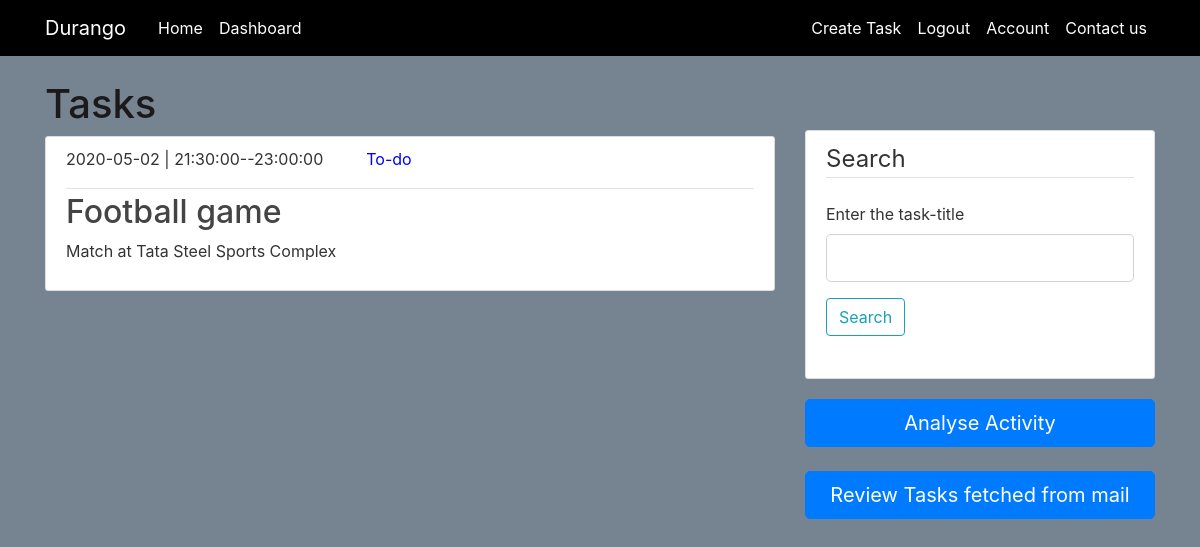
Before: /dashboard (signed in) with the older database file.
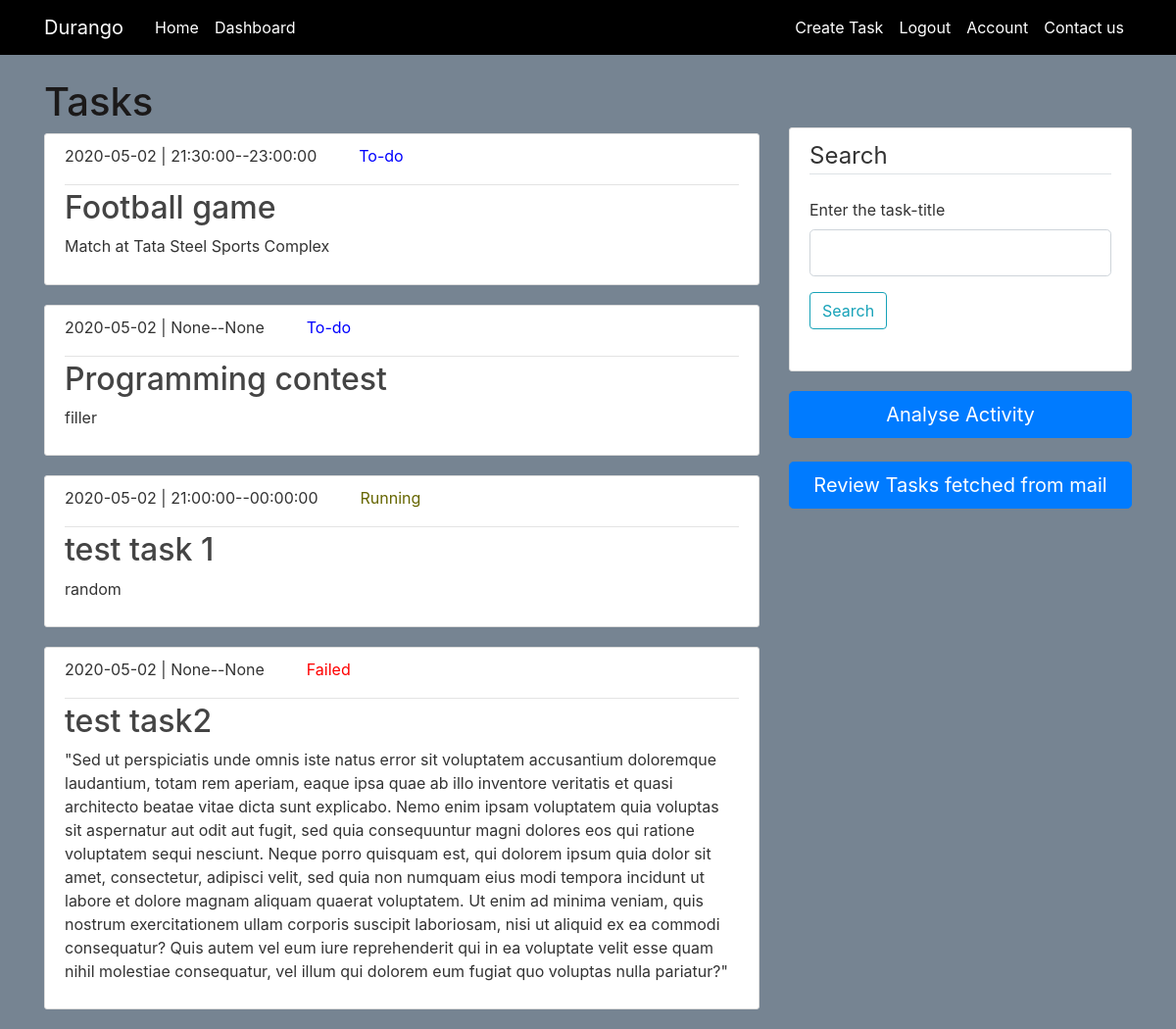
After: the same page with the newer database file.
### durango/models.py (models this page shows, shortened)
class Task(db.Model):
    id=db.Column(db.Integer,primary_key=True)
    title=db.Column(db.String(100), nullable=False)
    date=db.Column(db.Date(),nullable=False)
    starttime=db.Column(db.Time,nullable=True)
    endtime=db.Column(db.Time,nullable=True)
    remindtime=db.Column(db.Time,nullable=True)#remindtime
    details=db.Column(db.Text,nullable=True)
    status=db.Column(db.String(20),nullable=False)
    user_id=db.Column(db.Integer, db.ForeignKey('user.id'),nullable=False)
    message_id=db.Column(db.Text,nullable=True)

### durango/routes.py (the view, shortened to what this page needs)
@app.route("/dashboard", methods=['GET', 'POST'])
@login_required
def dashboard():
    tasks=Task.query.filter_by(user_id=current_user.id).all()
    form1=SearchForm()
    form2=SelectDate()
    if form2.validate_on_submit():
        return redirect(url_for('piechart',task_date=form2.date.data))
    return render_template('dashboard.html', title='Dashboard', tasks=tasks,form1=form1,form2=form2)

### durango/forms.py
class SearchForm(FlaskForm):
	search=StringField('Enter the task-title',validators=[DataRequired()])
	submit=SubmitField('Search')

class SelectDate(FlaskForm):
	date=DateField('Date',validators=[DataRequired()],format='%Y-%m-%d')
	submit=SubmitField('GO')

### durango/models.py (called while the page is built)
@login_manager.user_loader
def load_user(user_id):
    return User.query.get(int(user_id)) #getting user by id

### durango/templates/dashboard.html (shortened to what this page needs)
{% extends "layout.html"%}
{% block content %}
<h1> Tasks </h1>
  {% for task in tasks %}
  {%if current_user.id==task.user_id%}
    <article class="media content-section">
      <div class="media-body">
        <div class="article-metadata">
          <p class="mr-2 ">{{ task.date }}  | {{ task.starttime }}--{{task.endtime}} &nbsp;&nbsp;&nbsp;&nbsp;
            {%if task.status=='To-do' %}
          <span class="text-black ml-3" style="color: blue"> {{task.status}}
          </span>
          {%endif%}
          {%if task.status=='Failed'%}
          <span class="text-black ml-3" style="color: red"> {{task.status}}
          </span>
          {%endif%}
          {%if task.status=='Running'%}
          <span class="text-black ml-3" style="color:  #666600"> {{task.status}}
          </span>
          {%endif%}
        </p>
        </div>
        <h2><a class="article-title" href="{{url_for('task',task_id=task.id)}}">{{ task.title }}</a></h2>
        <p class="article-content">{{ task.details }}</p>
      </div>
    </article>
  {%endif%}
  {% endfor %}
</div>
<div class="col-md-4" style="margin-top: 50px">
<div class="content-section">
        <form method="POST" action="">
            <fieldset class="form-group">
                <legend class="border-bottom mb-4">Search</legend>
        <div class="form-group">
                    {{ form1.search.label(class="form-control-label") }}
                    {% if form1.search.errors %}
                        {{ form1.search(class="form-control form-control-lg is-invalid") }}
                        <div class="invalid-feedback">
                            {% for error in form.search.errors %}
                                <span>{{ error }}</span>
                            {% endfor %}
                        </div>
                    {% else %}
                        {{ form1.search(class="form-control form-control-lg") }}
                    {% endif %}
                </div>
                 <div class="form-group">
                {{ form1.submit(class="btn btn-outline-info") }}
            </div>
              </fieldset>
            </form>
          </div>
          <div class="article-title" ><button type="button" class="btn btn-primary btn-lg btn-block"  data-toggle="collapse" data-target="#collapse1">Analyse Activity</button>
      </div>
      <br>
        <div class="article-title" ><a href="{{url_for('mail_tasks')}}" style="text-decoration: none;"><button type="button" class="btn btn-primary btn-lg btn-block">Review Tasks fetched from mail</button></a>
</div>
{% endblock content%}

### durango/templates/layout.html (shortened to what this page needs)
<!DOCTYPE html>
<html>
<head>
    <link rel="stylesheet" href="https://stackpath.bootstrapcdn.com/bootstrap/4.1.3/css/bootstrap.min.css">
    <link rel="stylesheet" type="text/css"  href="{{url_for('static', filename='main.css')}}">
   <link rel="stylesheet" media="all" href="https://cdnjs.cloudflare.com/ajax/libs/authy-form-helpers/2.3/form.authy.min.css" data-turbolinks-track="reload" />
   <link rel="stylesheet" href="https://cdn.jsdelivr.net/chartist.js/latest/chartist.min.css">
</head>
<body>
	<header class="site-header">
	  <nav class="navbar navbar-expand-md navbar-dark bg-steel fixed-top">
	    <div class="container">
	      <a class="navbar-brand mr-4 ml-20" href="/">Durango</a>
	      <div class="collapse navbar-collapse" id="navbarToggle">
	        <div class="navbar-nav mr-auto">
	          <a class="nav-item nav-link" href="/" onMouseOver="this.style.btn='white'">Home</a>
	          <a class="nav-item nav-link" href="/dashboard">Dashboard</a>
	        </div>
          <div class="navbar-nav">
          {%if current_user.is_authenticated%}
          <a class="nav-item nav-link" href="/task/new">Create Task</a>
          <a class="nav-item nav-link" href="/logout">Logout</a>
          <a class="nav-item nav-link" href="/account">Account</a>
          {%else%}
	        <a class="nav-item nav-link" href="/login">Login</a>
	        <a class="nav-item nav-link" href="/register">Register</a>
	         {%endif%}
           <a class="nav-item nav-link" href="/contact_us">Contact us</a>
          </div>
	      </div>
	    </div>
	  </nav>
	</header>
	<main role="main" class="container">
  <div class="row">
    <div class="col-md-8">
      {% block content %}{% endblock %}
      </div>
    </div>
</main>
</body>
</html>

### durango/static/main.css (style rules this page uses)
body { background: #768492; color: #333333; margin-top: 5rem; }
h1,h2, h3, h4, h5, h6 { color: #1b1919; }
.bg-steel { background-color: #000000; }
.site-header .navbar-nav .nav-link { color: #ffffff; }
.content-section { background: #ffffff; padding: 10.1px 20px; border: 1px solid #dddddd; border-radius: 3px; margin-bottom: 20px; }
.article-title { color: #444444; }
.article-content { white-space: pre-line; }
.article-metadata { padding-bottom: 1px; margin-bottom: 4px; border-bottom: 1px solid #e3e3e3 }

Changed rows visible on the page:
added Task: date "2020-05-02", starttime "None", endtime "None", status "To-do", title "Programming contest", details "filler"
added Task: date "2020-05-02", starttime "21:00:00", endtime "00:00:00", status "Running", title "test task 1", details "random"
added Task: date "2020-05-02", starttime "None", endtime "None", status "Failed", title "test task2", details "\"Sed ut perspiciatis unde omnis iste natus error sit voluptatem accusantium doloremque laudantium, totam rem aperiam, eaque ipsa quae ab illo inventore veritatis et quasi architecto beatae vitae dicta sunt explicabo. Nemo enim ipsam voluptatem quia voluptas sit aspernatur aut odit aut fugit, sed quia consequuntur magni dolores eos qui ratione voluptatem sequi nesciunt. Neque porro quisquam est, qui dolorem ipsum quia dolor sit amet, consectetur, adipisci velit, sed quia non numquam eius modi tempora incidunt ut labore et dolore magnam aliquam quaerat voluptatem. Ut enim ad minima veniam, quis nostrum exercitationem ullam corporis suscipit laboriosam, nisi ut aliquid ex ea commodi…"
